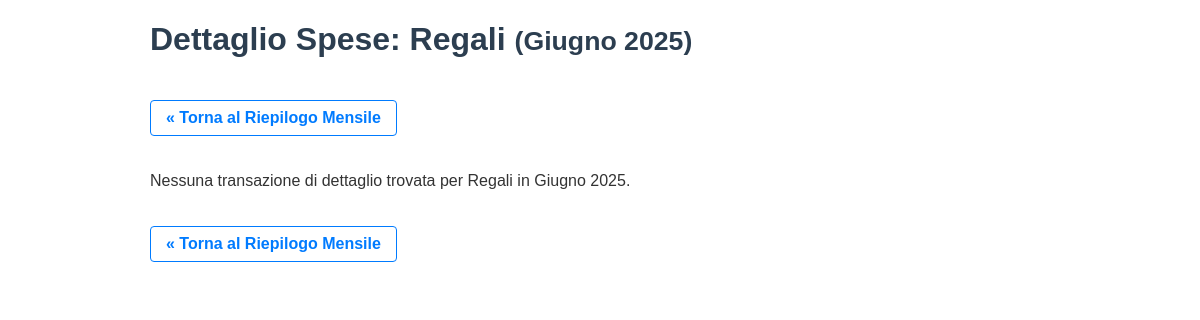
Page /dettagli_spese/2025/6/Regali on the earlier database version.
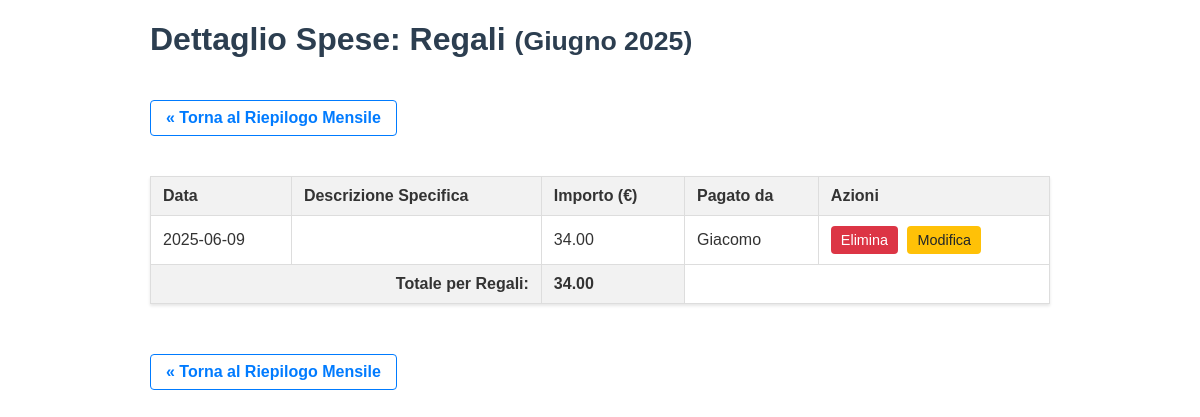
Same page on the later database version.
### tables this page shows
CREATE TABLE spese (
    id INTEGER PRIMARY KEY AUTOINCREMENT,
    data TEXT NOT NULL,
    descrizione TEXT NOT NULL,
    categoria TEXT NOT NULL,
    importo REAL NOT NULL,
    pagato_da TEXT NOT NULL,
    timestamp DATETIME DEFAULT CURRENT_TIMESTAMP
);

### app.py (the view)
@app.route('/dettagli_spese/<int:anno>/<int:mese>/<path:nome_categoria>')
def dettagli_categoria_mese(anno, mese, nome_categoria):
    transazioni_dettaglio = []; nome_mese_format = f"{MESI_ITALIANI.get(mese, '')} {anno}"; totale_categoria = 0.0; db = None
    try:
        db = get_db()
        anno_mese_str = f"{anno:04d}-{mese:02d}"
        cursore = db.execute('SELECT id, data, descrizione, importo, pagato_da FROM spese WHERE strftime("%Y-%m", data) = ? AND categoria = ? ORDER BY data DESC, id DESC', (anno_mese_str, nome_categoria))
        transazioni_dettaglio = cursore.fetchall()
        for transazione in transazioni_dettaglio: totale_categoria += transazione['importo']
    except sqlite3.Error as e: flash(f"Errore caricamento dettagli per '{nome_categoria}': {e}", "danger"); return redirect(url_for('index', anno=anno, mese=mese))
    finally:
        if db: db.close()
    return render_template('dettagli_categoria_mese.html', titolo_pagina=f"Dettaglio Spese: {nome_categoria}", nome_categoria=nome_categoria, nome_mese=nome_mese_format, transazioni=transazioni_dettaglio, totale_categoria_mese=totale_categoria, current_anno=anno, current_mese=mese, datetime=datetime)

### app.py (called while the page is built)
def get_db():
    db = sqlite3.connect(DATABASE)
    db.row_factory = sqlite3.Row
    return db

### templates/dettagli_categoria_mese.html (shortened to what this page needs)
<!DOCTYPE html>
<html lang="it">
<head>
</head>
<body>
    <div class="container">
        <h1>{{ titolo_pagina }} <small>({{ nome_mese }})</small></h1>
        <a href="{{ url_for('index', anno=current_anno, mese=current_mese) }}" class="link-torna">&laquo; Torna al Riepilogo Mensile</a>
        {% if transazioni %}
            <table>
                <thead>
                    <tr>
                        <th>Data</th>
                        <th>Descrizione Specifica</th>
                        <th>Importo (€)</th>
                        <th>Pagato da</th>
                        <th>Azioni</th>
                    </tr>
                </thead>
                <tbody>
                    {% for transazione in transazioni %}
                    <tr>
                        <td>{{ transazione.data }}</td>
                        <td>{{ transazione.descrizione }}</td>
                        <td>{{ "%.2f"|format(transazione.importo) }}</td>
                        <td>{{ transazione.pagato_da }}</td>
                        <td>
                            <form class="action-form" action="{{ url_for('elimina_spesa', spesa_id=transazione.id) }}" method="post">
                                <button type="submit" class="action-button-delete" onclick="return confirm('Sei sicuro di voler eliminare questa spesa?');">
                                    Elimina
                                </button>
                            </form>
                            <a href="{{ url_for('modifica_spesa_form', spesa_id=transazione.id) }}" class="action-link-edit">
                                Modifica
                            </a>
                        </td>
                    </tr>
                    {% endfor %}
                </tbody>
                <tfoot>
                    <tr>
                        <th colspan="2" style="text-align:right;">Totale per {{ nome_categoria }}:</th>
                        <th>{{ "%.2f"|format(totale_categoria_mese) }}</th>
                        <td colspan="2"></td>
                    </tr>
                </tfoot>
            </table>
        {% else %}
            <p>Nessuna transazione di dettaglio trovata per {{ nome_categoria }} in {{ nome_mese }}.</p>
        {% endif %}
        <a href="{{ url_for('index', anno=current_anno, mese=current_mese) }}" class="link-torna">&laquo; Torna al Riepilogo Mensile</a>
    </div>
</body>
</html>

Differences in the rows shown:
added spese: importo "34.00", categoria "Regali"
Other differences:
{{ "%.2f"|format(totale_categoria_mese) }}: (not shown) → "34.00"
{{ nome_categoria }}: "Regali" → (not shown)
{{ nome_mese }}: "Giugno 2025" → (not shown)
text no longer shown: "Nessuna transazione di dettaglio trovata per in ."
text now shown: "Data Descrizione Specifica Importo (€) Pagato da Azioni Totale per :"
